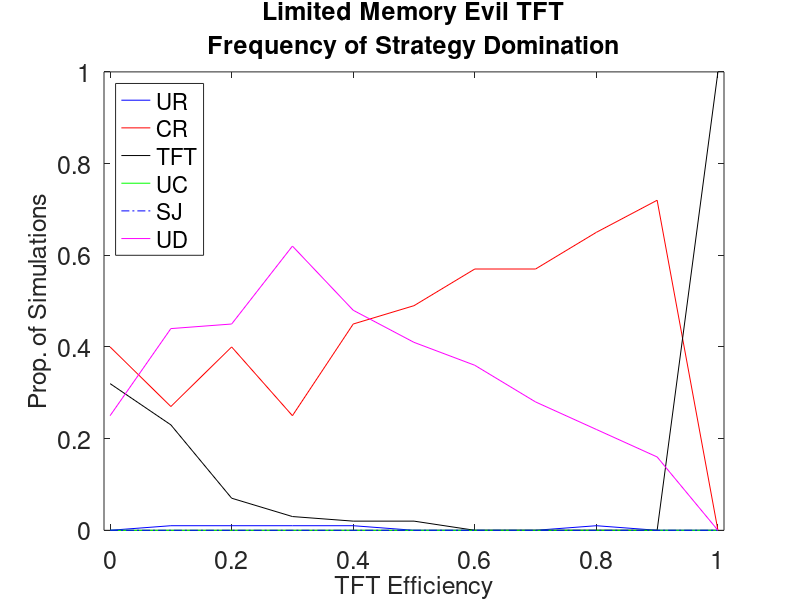
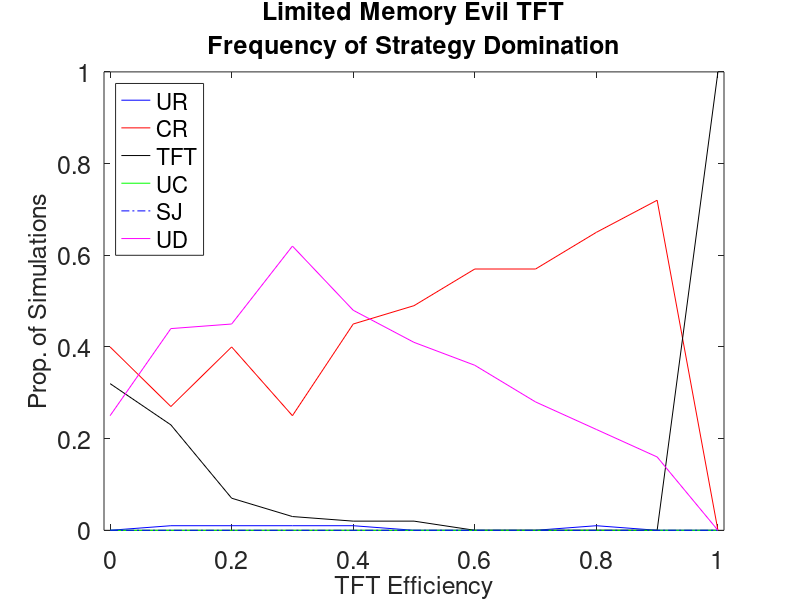
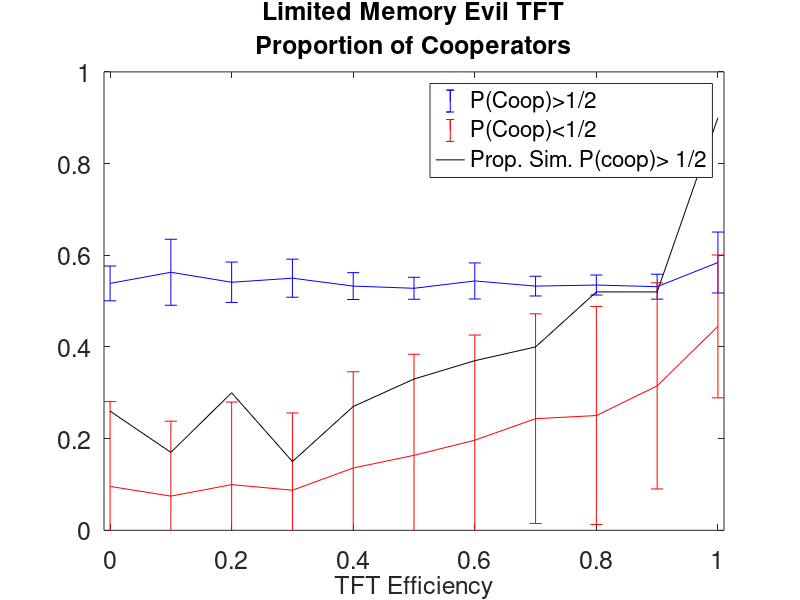
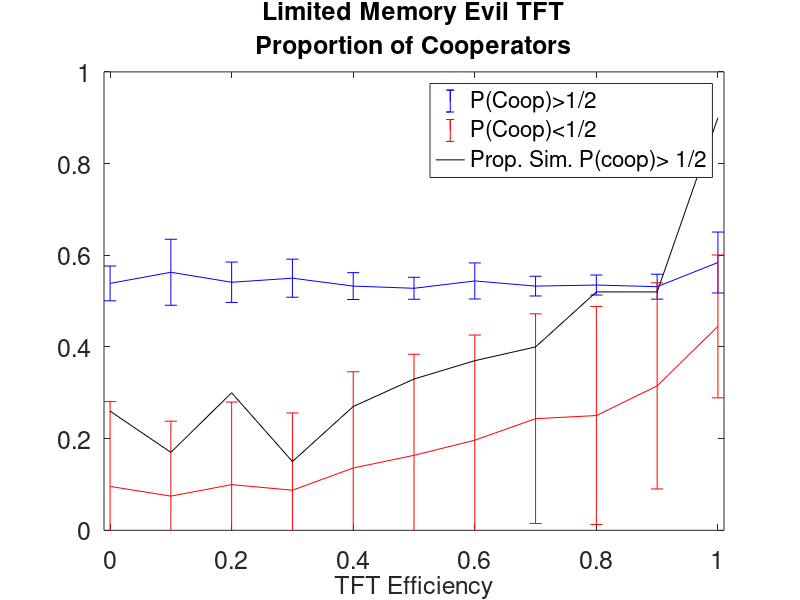

MATLAB code to generate these figures, in order:
clear all
close all
clc
% FIGURE S10 - THE IMPACT OF TFT EFFICIENCY - COPY THE BEST - EVIL TFT (TOP
% PANELS)



load NS_11_TftEfficiency.mat % _long

[~, sizeIC, sizeREPL]=size(N_types);
prop_coop=number_true_cooperators./number_of_plays;
arrived_at=length(tconv); 
numNOTconverged=zeros(sizeIC,1);
RD_UD=zeros(sizeIC,1);
RD_TFT=zeros(sizeIC,1);
RD_CR=zeros(sizeIC,1);
RD_UR=zeros(sizeIC,1);
RD_UC=zeros(sizeIC,1);
RD_SJ=zeros(sizeIC,1);% set counters for relative dominance to zero for all types

for i=1:sizeIC
    numNOTconverged(i)=length(find(squeeze(tconv(i,:))>=tmax)); % (1)
    numNOTconverged(i)=numNOTconverged(i)/Niter;
    m_prop_coop(i)=mean(squeeze(prop_coop(i,:))); % (2)
    std_prop_coop(i)=std(squeeze(prop_coop(i,:)));
    for z=1:sizeREPL %(9)
        [~, pos_max]=max(squeeze(N_types(:,i,z)));
        if pos_max==1; RD_UD(i)=RD_UD(i)+1; end; % I update the counter of each types accordingly.
        if pos_max==2; RD_TFT(i)=RD_TFT(i)+1; end;
        if pos_max==3; RD_CR(i)=RD_CR(i)+1; end;
        if pos_max==4; RD_UR(i)=RD_UR(i)+1; end;
        if pos_max==5; RD_UC(i)=RD_UC(i)+1; end;
        if pos_max==6; RD_SJ(i)=RD_SJ(i)+1; end;
    end
    vct= [RD_UD(i) RD_TFT(i) RD_CR(i) RD_UR(i) RD_UC(i) RD_SJ(i)]; % (10)
    [~, DominantRelative(i)]=max(vct);

    N_UD(i)=length(find(squeeze(N_types(1,i,:))>(0.9*N)))/arrived_at; % (4-8)
    N_TFT(i)=length(find(squeeze(N_types(2,i,:))>(0.9*N)))/arrived_at;
    N_CR(i)=length(find(squeeze(N_types(3,i,:))>(0.9*N)))/arrived_at;
    N_UR(i)=length(find(squeeze(N_types(4,i,:))>(0.9*N)))/arrived_at;
    N_UC(i)=length(find(squeeze(N_types(5,i,:))>(0.9*N)))/arrived_at;
    N_SJ(i)=length(find(squeeze(N_types(6,i,:))>(0.9*N)))/arrived_at;
    N_NC(i)=(1-(N_UD(i)+N_TFT(i)+N_CR(i)+N_UR(i)+N_UC(i))); % residual. Simulations that are not dominated.

    vct= [N_UD(i) N_TFT(i) N_CR(i) N_UR(i) N_UC(i) N_SJ(i)]; % (3)
    [~, DominantAbsolute(i)]=max(vct);
end
RD_UD=RD_UD./Niter;
RD_TFT=RD_TFT./Niter;
RD_CR=RD_CR./Niter;
RD_UR=RD_UR./Niter;
RD_UC=RD_UC./Niter;
RD_SJ=RD_SJ./Niter;



for i=1:sizeIC
    prophigh(i)=sum(prop_coop(i,:)>0.50)/sizeREPL;
    proplow(i)=sum(prop_coop(i,:)<0.50)/sizeREPL;
    Coophigh_m(i)=mean(prop_coop(i,prop_coop(i,:)>0.50));
    Coophigh_std(i)=std(prop_coop(i,prop_coop(i,:)>0.50));
    Cooplow_m(i)=mean(prop_coop(i,prop_coop(i,:)<0.50));
    Cooplow_std(i)=std(prop_coop(i,prop_coop(i,:)<0.50));
end






% Figure S10 (TOP LEFT PANEL) - Frequency of Stategy domination - Copy the
% best - EVIL TFT
fignum = figure(1);
axes1 = axes('Parent',fignum);
hold(axes1,'on');
box(axes1,'on');
set(axes1,'FontSize',18);
plot(TFTEfficiency',N_UR,'b');
hold on
plot(TFTEfficiency',N_CR,'r');
hold on
plot(TFTEfficiency',N_TFT,'k');
hold on
plot(TFTEfficiency',N_UC,'g');
hold on
plot(TFTEfficiency',N_SJ,'b-.');
hold on
plot(TFTEfficiency',N_UD,'m');
hold on
ylim([0,1]);
xlim([-0.01,1.01]);
xlabel('TFT Efficiency','FontSize',18);
ylabel('Prop. of Simulations','FontSize',18);
legend('UR','CR','TFT','UC','SJ','UD','Location','northwest');
tt=['Best Limited Efficiency of Evil TFT - Proportion of simulations absolutely dominated each type Evil'];
title({'Limited Memory Evil TFT','Frequency of Strategy Domination'},'FontSize',18) 
fn=tt(~isspace(tt));
fn=strrep(fn,'_{','');
fn=strrep(fn,'}','');
saveas(fignum,fn);
print('-depsc', fn);


% Figure S10 (TOP RIGHT PANEL) - Proportion of cooperators - Copy the
% best - EVIL TFT
fignum = figure(2);
axes1 = axes('Parent',fignum);
hold(axes1,'on');
box(axes1,'on');
set(axes1,'FontSize',18);
xlabel('TFT Efficiency','FontSize',18);
tt=['Best Limited Efficiency of Evil TFT - Proportion of Cooperators High and Low coperation Regimes'];
title({'Limited Memory Evil TFT','Proportion of Cooperators'},'FontSize',18) 
%yyaxis left
errorbar(TFTEfficiency',Coophigh_m,Coophigh_std,'b');
hold on
errorbar(TFTEfficiency',Cooplow_m,Cooplow_std,'r');
hold on
%errorbar(TFTEfficiency',Coophigh_m,Coophigh_std,'b-.');
%hold on
%errorbar(TFTEfficiency',Cooplow_m,Cooplow_std,'r-.');
ylim([0,1]);
xlim([-0.01,1.01]);
ylabel(' ','FontSize',18);
%set(gca,'Color','k')
plot(TFTEfficiency',prophigh,'k-');
hold on
ylim([0,1]);
xlim([-0.01,1.01]);
legend('P(Coop)>1/2','P(Coop)<1/2','Prop. Sim. P(coop)> 1/2','Location','best');
fn=tt(~isspace(tt));
fn=strrep(fn,'_{','');
fn=strrep(fn,'}','');
saveas(fignum,fn);
print('-depsc', fn);


% FIGURE S10 - THE IMPACT OF TFT EFFICIENCY - COPY THE BEST - NICE TFT
% (BOTTOM PANELS)

clear all
load NS_31_TftEfficiency_NiceTFT.mat

[~, sizeIC, sizeREPL]=size(N_types);
prop_coop=number_true_cooperators./number_of_plays;
arrived_at=length(tconv); 
numNOTconverged=zeros(sizeIC,1);
RD_UD=zeros(sizeIC,1);
RD_TFT=zeros(sizeIC,1);
RD_CR=zeros(sizeIC,1);
RD_UR=zeros(sizeIC,1);
RD_UC=zeros(sizeIC,1);
RD_SJ=zeros(sizeIC,1);% set counters for relative dominance to zero for all types

for i=1:sizeIC
    numNOTconverged(i)=length(find(squeeze(tconv(i,:))>=tmax)); % (1)
    numNOTconverged(i)=numNOTconverged(i)/Niter;
    m_prop_coop(i)=mean(squeeze(prop_coop(i,:))); % (2)
    std_prop_coop(i)=std(squeeze(prop_coop(i,:)));
    for z=1:sizeREPL %(9)
        [~, pos_max]=max(squeeze(N_types(:,i,z)));
        if pos_max==1; RD_UD(i)=RD_UD(i)+1; end; % I update the counter of each types accordingly.
        if pos_max==2; RD_TFT(i)=RD_TFT(i)+1; end;
        if pos_max==3; RD_CR(i)=RD_CR(i)+1; end;
        if pos_max==4; RD_UR(i)=RD_UR(i)+1; end;
        if pos_max==5; RD_UC(i)=RD_UC(i)+1; end;
        if pos_max==6; RD_SJ(i)=RD_SJ(i)+1; end;
    end
    vct= [RD_UD(i) RD_TFT(i) RD_CR(i) RD_UR(i) RD_UC(i) RD_SJ(i)]; % (10)
    [~, DominantRelative(i)]=max(vct);

    N_UD(i)=length(find(squeeze(N_types(1,i,:))>(0.9*N)))/arrived_at; % (4-8)
    N_TFT(i)=length(find(squeeze(N_types(2,i,:))>(0.9*N)))/arrived_at;
    N_CR(i)=length(find(squeeze(N_types(3,i,:))>(0.9*N)))/arrived_at;
    N_UR(i)=length(find(squeeze(N_types(4,i,:))>(0.9*N)))/arrived_at;
    N_UC(i)=length(find(squeeze(N_types(5,i,:))>(0.9*N)))/arrived_at;
    N_SJ(i)=length(find(squeeze(N_types(6,i,:))>(0.9*N)))/arrived_at;
    N_NC(i)=(1-(N_UD(i)+N_TFT(i)+N_CR(i)+N_UR(i)+N_UC(i))); % residual. Simulations that are not dominated.

    vct= [N_UD(i) N_TFT(i) N_CR(i) N_UR(i) N_UC(i) N_SJ(i)]; % (3)
    [~, DominantAbsolute(i)]=max(vct);
end
RD_UD=RD_UD./Niter;
RD_TFT=RD_TFT./Niter;
RD_CR=RD_CR./Niter;
RD_UR=RD_UR./Niter;
RD_UC=RD_UC./Niter;
RD_SJ=RD_SJ./Niter;



for i=1:sizeIC
    prophigh(i)=sum(prop_coop(i,:)>0.50)/sizeREPL;
    proplow(i)=sum(prop_coop(i,:)<0.50)/sizeREPL;
    Coophigh_m(i)=mean(prop_coop(i,prop_coop(i,:)>0.50));
    Coophigh_std(i)=std(prop_coop(i,prop_coop(i,:)>0.50));
    Cooplow_m(i)=mean(prop_coop(i,prop_coop(i,:)<0.50));
    Cooplow_std(i)=std(prop_coop(i,prop_coop(i,:)<0.50));
end

% Figure S10 (BOTTOM LEFT PANEL) - FREQUENCY OF STRATEGY DOMINATION - Copy the
% best - NICE TFT
fignum = figure(3);
axes1 = axes('Parent',fignum);
hold(axes1,'on');
box(axes1,'on');
set(axes1,'FontSize',18);
plot(TFTEfficiency',N_UR,'b');
hold on
plot(TFTEfficiency',N_CR,'r');
hold on
plot(TFTEfficiency',N_TFT,'k');
hold on
plot(TFTEfficiency',N_UC,'g');
hold on
plot(TFTEfficiency',N_SJ,'b-.');
hold on
plot(TFTEfficiency',N_UD,'m');
hold on
ylim([0,1]);
xlim([-0.01,1.01]);
xlabel('TFT Efficiency','FontSize',18);
ylabel('Prop. of Simulations','FontSize',18);
legend('UR','CR','TFT','UC','SJ','UD','Location','northwest');
tt=['Best Limited Efficiency of Nice TFT - Proportion of simulations absolutely dominated each type Evil'];
title({'Limited Memory Nice TFT','Frequency of Strategy Domination'},'FontSize',18) 
fn=tt(~isspace(tt));
fn=strrep(fn,'_{','');
fn=strrep(fn,'}','');
saveas(fignum,fn);
print('-depsc', fn);


% Figure S10 (BOTTOM RIGHT PANEL) - PROPORTION OF COOPERATORS - Copy the
% best - NICE TFT
fignum = figure(4);
axes1 = axes('Parent',fignum);
hold(axes1,'on');
box(axes1,'on');
set(axes1,'FontSize',18);
xlabel('TFT Efficiency','FontSize',18);
tt=['Best Limited Efficiency of Nice TFT - Proportion of Cooperators High and Low coperation Regimes'];
title({'Limited Memory Nice TFT','Proportion of Cooperators'},'FontSize',18) 
%yyaxis left
errorbar(TFTEfficiency',Coophigh_m,Coophigh_std,'b');
hold on
errorbar(TFTEfficiency',Cooplow_m,Cooplow_std,'r');
hold on
%errorbar(TFTEfficiency',Coophigh_m,Coophigh_std,'b-.');
%hold on
%errorbar(TFTEfficiency',Cooplow_m,Cooplow_std,'r-.');
ylim([0,1]);
xlim([-0.01,1.01]);
ylabel(' ','FontSize',18);
%set(gca,'Color','k')
plot(TFTEfficiency',prophigh,'k-');
hold on
ylim([0,1]);
xlim([-0.01,1.01]);
legend('P(Coop)>1/2','P(Coop)<1/2','Prop. Sim. P(coop)> 1/2','Location','best');
fn=tt(~isspace(tt));
fn=strrep(fn,'_{','');
fn=strrep(fn,'}','');
saveas(fignum,fn);
print('-depsc', fn);




% FIGURE S11 - THE IMPACT OF TFT EFFICIENCY - COPY THE BETTER - EVIL TFT
% (TOP PANELS)


clear all
clc
load NS_22_TftEfficiency_er.mat % _long

[~, sizeIC, sizeREPL]=size(N_types);
prop_coop=number_true_cooperators./number_of_plays;
arrived_at=length(tconv); 
numNOTconverged=zeros(sizeIC,1);
RD_UD=zeros(sizeIC,1);
RD_TFT=zeros(sizeIC,1);
RD_CR=zeros(sizeIC,1);
RD_UR=zeros(sizeIC,1);
RD_UC=zeros(sizeIC,1);
RD_SJ=zeros(sizeIC,1);% set counters for relative dominance to zero for all types

for i=1:sizeIC
    numNOTconverged(i)=length(find(squeeze(tconv(i,:))>=tmax)); % (1)
    numNOTconverged(i)=numNOTconverged(i)/Niter;
    m_prop_coop(i)=mean(squeeze(prop_coop(i,:))); % (2)
    std_prop_coop(i)=std(squeeze(prop_coop(i,:)));
    for z=1:sizeREPL %(9)
        [~, pos_max]=max(squeeze(N_types(:,i,z)));
        if pos_max==1; RD_UD(i)=RD_UD(i)+1; end; % I update the counter of each types accordingly.
        if pos_max==2; RD_TFT(i)=RD_TFT(i)+1; end;
        if pos_max==3; RD_CR(i)=RD_CR(i)+1; end;
        if pos_max==4; RD_UR(i)=RD_UR(i)+1; end;
        if pos_max==5; RD_UC(i)=RD_UC(i)+1; end;
        if pos_max==6; RD_SJ(i)=RD_SJ(i)+1; end;
    end
    vct= [RD_UD(i) RD_TFT(i) RD_CR(i) RD_UR(i) RD_UC(i) RD_SJ(i)]; % (10)
    [~, DominantRelative(i)]=max(vct);

    N_UD(i)=length(find(squeeze(N_types(1,i,:))>(0.9*N)))/arrived_at; % (4-8)
    N_TFT(i)=length(find(squeeze(N_types(2,i,:))>(0.9*N)))/arrived_at;
    N_CR(i)=length(find(squeeze(N_types(3,i,:))>(0.9*N)))/arrived_at;
    N_UR(i)=length(find(squeeze(N_types(4,i,:))>(0.9*N)))/arrived_at;
    N_UC(i)=length(find(squeeze(N_types(5,i,:))>(0.9*N)))/arrived_at;
    N_SJ(i)=length(find(squeeze(N_types(6,i,:))>(0.9*N)))/arrived_at;
    N_NC(i)=(1-(N_UD(i)+N_TFT(i)+N_CR(i)+N_UR(i)+N_UC(i))); % residual. Simulations that are not dominated.

    vct= [N_UD(i) N_TFT(i) N_CR(i) N_UR(i) N_UC(i) N_SJ(i)]; % (3)
    [~, DominantAbsolute(i)]=max(vct);
end
RD_UD=RD_UD./Niter;
RD_TFT=RD_TFT./Niter;
RD_CR=RD_CR./Niter;
RD_UR=RD_UR./Niter;
RD_UC=RD_UC./Niter;
RD_SJ=RD_SJ./Niter;



for i=1:sizeIC
    prophigh(i)=sum(prop_coop(i,:)>0.50)/sizeREPL;
    proplow(i)=sum(prop_coop(i,:)<0.50)/sizeREPL;
    Coophigh_m(i)=mean(prop_coop(i,prop_coop(i,:)>0.50));
    Coophigh_std(i)=std(prop_coop(i,prop_coop(i,:)>0.50));
    Cooplow_m(i)=mean(prop_coop(i,prop_coop(i,:)<0.50));
    Cooplow_std(i)=std(prop_coop(i,prop_coop(i,:)<0.50));
end


% Figure S11 (TOP LEFT PANEL) - FREQ. OF STRATEGY DOMINATION - Copy the
% BETTER - EVIL TFT
fignum = figure(5);
axes1 = axes('Parent',fignum);
hold(axes1,'on');
box(axes1,'on');
set(axes1,'FontSize',18);
plot(TFTEfficiency',N_UR,'b');
hold on
plot(TFTEfficiency',N_CR,'r');
hold on
plot(TFTEfficiency',N_TFT,'k');
hold on
plot(TFTEfficiency',N_UC,'g');
hold on
plot(TFTEfficiency',N_SJ,'b-.');
hold on
plot(TFTEfficiency',N_UD,'m');
hold on
ylim([0,1]);
xlim([-0.01,1.01]);
xlabel('TFT Efficiency','FontSize',18);
ylabel('Prop. of Simulations','FontSize',18);
legend('UR','CR','TFT','UC','SJ','UD','Location','northwest');
tt=['Better Limited Efficiency of Evil TFT - Proportion of simulations absolutely dominated each type Evil'];
title({'Limited Memory Evil TFT','Frequency of Strategy Domination'},'FontSize',18) 
fn=tt(~isspace(tt));
fn=strrep(fn,'_{','');
fn=strrep(fn,'}','');
saveas(fignum,fn);
print('-depsc', fn);


% Figure S11 (TOP RIGHT PANEL) - PROP. OF COOPERATORS - Copy the
% BETTER - EVIL TFT
fignum = figure(6);
axes1 = axes('Parent',fignum);
hold(axes1,'on');
box(axes1,'on');
set(axes1,'FontSize',18);
xlabel('TFT Efficiency','FontSize',18);
tt=['Better Limited Efficiency of Evil TFT - Proportion of Cooperators High and Low coperation Regimes'];
title({'Limited Memory Evil TFT','Proportion of Cooperators'},'FontSize',18) 
%yyaxis left
errorbar(TFTEfficiency',Coophigh_m,Coophigh_std,'b');
hold on
errorbar(TFTEfficiency',Cooplow_m,Cooplow_std,'r');
hold on
%errorbar(TFTEfficiency',Coophigh_m,Coophigh_std,'b-.');
%hold on
%errorbar(TFTEfficiency',Cooplow_m,Cooplow_std,'r-.');
ylim([0,1]);
xlim([-0.01,1.01]);
ylabel(' ','FontSize',18);
%set(gca,'Color','k')
plot(TFTEfficiency',prophigh,'k-');
hold on
ylim([0,1]);
xlim([-0.01,1.01]);
legend('P(Coop)>1/2','P(Coop)<1/2','Prop. Sim. P(coop)> 1/2','Location','best');
fn=tt(~isspace(tt));
fn=strrep(fn,'_{','');
fn=strrep(fn,'}','');
saveas(fignum,fn);
print('-depsc', fn);


% FIGURE S11 - THE IMPACT OF TFT EFFICIENCY - COPY THE BETTER - NICE TFT
% (TOP PANELS)


clear all
load NS_32_TftEfficiency_er.mat

[~, sizeIC, sizeREPL]=size(N_types);
prop_coop=number_true_cooperators./number_of_plays;
arrived_at=length(tconv); 
numNOTconverged=zeros(sizeIC,1);
RD_UD=zeros(sizeIC,1);
RD_TFT=zeros(sizeIC,1);
RD_CR=zeros(sizeIC,1);
RD_UR=zeros(sizeIC,1);
RD_UC=zeros(sizeIC,1);
RD_SJ=zeros(sizeIC,1);% set counters for relative dominance to zero for all types

for i=1:sizeIC
    numNOTconverged(i)=length(find(squeeze(tconv(i,:))>=tmax)); % (1)
    numNOTconverged(i)=numNOTconverged(i)/Niter;
    m_prop_coop(i)=mean(squeeze(prop_coop(i,:))); % (2)
    std_prop_coop(i)=std(squeeze(prop_coop(i,:)));
    for z=1:sizeREPL %(9)
        [~, pos_max]=max(squeeze(N_types(:,i,z)));
        if pos_max==1; RD_UD(i)=RD_UD(i)+1; end; % I update the counter of each types accordingly.
        if pos_max==2; RD_TFT(i)=RD_TFT(i)+1; end;
        if pos_max==3; RD_CR(i)=RD_CR(i)+1; end;
        if pos_max==4; RD_UR(i)=RD_UR(i)+1; end;
        if pos_max==5; RD_UC(i)=RD_UC(i)+1; end;
        if pos_max==6; RD_SJ(i)=RD_SJ(i)+1; end;
    end
    vct= [RD_UD(i) RD_TFT(i) RD_CR(i) RD_UR(i) RD_UC(i) RD_SJ(i)]; % (10)
    [~, DominantRelative(i)]=max(vct);

    N_UD(i)=length(find(squeeze(N_types(1,i,:))>(0.9*N)))/arrived_at; % (4-8)
    N_TFT(i)=length(find(squeeze(N_types(2,i,:))>(0.9*N)))/arrived_at;
    N_CR(i)=length(find(squeeze(N_types(3,i,:))>(0.9*N)))/arrived_at;
    N_UR(i)=length(find(squeeze(N_types(4,i,:))>(0.9*N)))/arrived_at;
    N_UC(i)=length(find(squeeze(N_types(5,i,:))>(0.9*N)))/arrived_at;
    N_SJ(i)=length(find(squeeze(N_types(6,i,:))>(0.9*N)))/arrived_at;
    N_NC(i)=(1-(N_UD(i)+N_TFT(i)+N_CR(i)+N_UR(i)+N_UC(i))); % residual. Simulations that are not dominated.

    vct= [N_UD(i) N_TFT(i) N_CR(i) N_UR(i) N_UC(i) N_SJ(i)]; % (3)
    [~, DominantAbsolute(i)]=max(vct);
end
RD_UD=RD_UD./Niter;
RD_TFT=RD_TFT./Niter;
RD_CR=RD_CR./Niter;
RD_UR=RD_UR./Niter;
RD_UC=RD_UC./Niter;
RD_SJ=RD_SJ./Niter;



for i=1:sizeIC
    prophigh(i)=sum(prop_coop(i,:)>0.50)/sizeREPL;
    proplow(i)=sum(prop_coop(i,:)<0.50)/sizeREPL;
    Coophigh_m(i)=mean(prop_coop(i,prop_coop(i,:)>0.50));
    Coophigh_std(i)=std(prop_coop(i,prop_coop(i,:)>0.50));
    Cooplow_m(i)=mean(prop_coop(i,prop_coop(i,:)<0.50));
    Cooplow_std(i)=std(prop_coop(i,prop_coop(i,:)<0.50));
end

% Figure S11 (BOTTOM LEFT PANEL) - FREQ. OF STRATEGY DOMINATION - Copy the
% BETTER - NICE TFT
fignum = figure(7);
axes1 = axes('Parent',fignum);
hold(axes1,'on');
box(axes1,'on');
set(axes1,'FontSize',18);
plot(TFTEfficiency',N_UR,'b');
hold on
plot(TFTEfficiency',N_CR,'r');
hold on
plot(TFTEfficiency',N_TFT,'k');
hold on
plot(TFTEfficiency',N_UC,'g');
hold on
plot(TFTEfficiency',N_SJ,'b-.');
hold on
plot(TFTEfficiency',N_UD,'m');
hold on
ylim([0,1]);
xlim([-0.01,1.01]);
xlabel('TFT Efficiency','FontSize',18);
ylabel('Prop. of Simulations','FontSize',18);
legend('UR','CR','TFT','UC','SJ','UD','Location','northwest');
tt=['Better Limited Efficiency of nice TFT - Proportion of simulations absolutely dominated each type Evil'];
title({'Limited Memory Nice TFT','Frequency of Strategy Domination'},'FontSize',18) 
fn=tt(~isspace(tt));
fn=strrep(fn,'_{','');
fn=strrep(fn,'}','');
saveas(fignum,fn);
print('-depsc', fn);


% Figure S11 (BOTTOM RIGHT PANEL) - PROPORTION OF COOPERATORS - Copy the
% BETTER - NICE TFT
fignum = figure(8);
axes1 = axes('Parent',fignum);
hold(axes1,'on');
box(axes1,'on');
set(axes1,'FontSize',18);
xlabel('TFT Efficiency','FontSize',18);
tt=['Better Limited Efficiency of Nice TFT - Proportion of Cooperators High and Low coperation Regimes'];
title({'Limited Memory Nice TFT','Proportion of Cooperators'},'FontSize',18) 
%yyaxis left
errorbar(TFTEfficiency',Coophigh_m,Coophigh_std,'b');
hold on
errorbar(TFTEfficiency',Cooplow_m,Cooplow_std,'r');
hold on
%errorbar(TFTEfficiency',Coophigh_m,Coophigh_std,'b-.');
%hold on
%errorbar(TFTEfficiency',Cooplow_m,Cooplow_std,'r-.');
ylim([0,1]);
xlim([-0.01,1.01]);
ylabel(' ','FontSize',18);
%set(gca,'Color','k')
plot(TFTEfficiency',prophigh,'k-');
hold on
ylim([0,1]);
xlim([-0.01,1.01]);
legend('P(Coop)>1/2','P(Coop)<1/2','Prop. Sim. P(coop)> 1/2','Location','best');
fn=tt(~isspace(tt));
fn=strrep(fn,'_{','');
fn=strrep(fn,'}','');
saveas(fignum,fn);
print('-depsc', fn);

